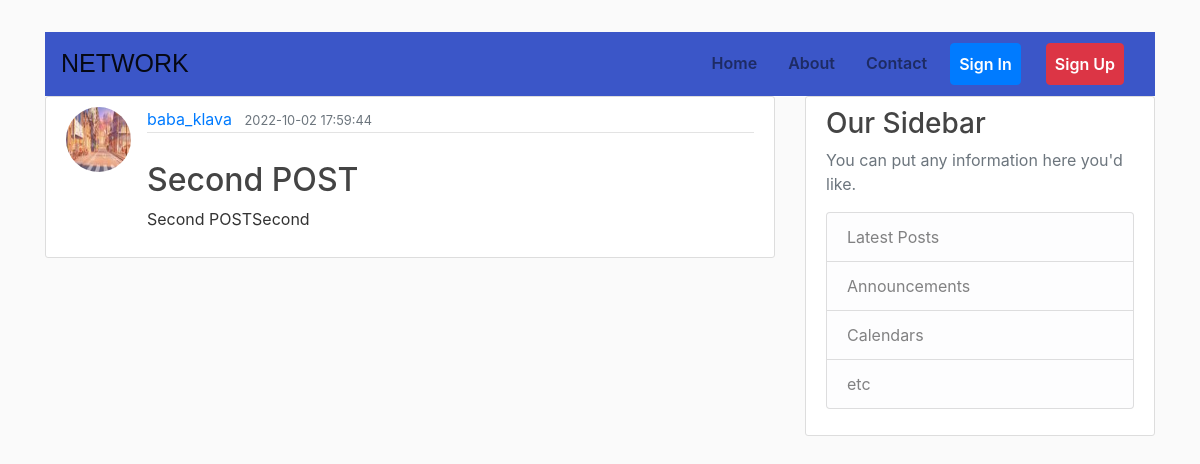
Screenshot of /post/2 with the database file from the repository.
### main/models.py (models this page shows, shortened)
class User(db.Model, UserMixin):
    id = db.Column(db.Integer, primary_key=True)
    username = db.Column(db.String(20), unique=True, nullable=False)
    email = db.Column(db.String(120), unique=True, nullable=False)
    image_file = db.Column(db.String(20),
                           nullable=False,
                           default='default.jpg')
    password = db.Column(db.String(60), nullable=False)
    posts = db.relationship('Post', backref='author', lazy=True)

class Post(db.Model):
    id = db.Column(db.Integer, primary_key=True)
    title = db.Column(db.String(100), nullable=False)
    data_posted = db.Column(db.DateTime,
                            nullable=False,
                            default=datetime.utcnow())
    content = db.Column(db.Text, nullable=False)
    post_picture = db.Column(db.String(20), nullable=True, default=None)
    user_id = db.Column(db.Integer, db.ForeignKey('user.id'), nullable=False)

### main/posts/routes.py (the view, shortened to what this page needs)
@posts.route("/post/<int:post_id>")
def post(post_id):
    post = Post.query.get_or_404(post_id)
    return render_template("post.html", title=post.title, post=post)

### main/templates/post.html (shortened to what this page needs)
{% extends "home.html"%}
{% block content %}
<article class="media content-section">
    <img class="rounded-circle article-img"
        src="{{ url_for('static', filename = 'profile_pics/' + post.author.image_file) }}">
    <div class="media-body">
        <div class="article-metadata">
            <a class="mr-2" href="{{ url_for('users.user_posts', username=post.author.username )}}">{{ post.author.username }}</a>
            <small class="text-muted">{{ post.data_posted.strftime('%Y-%m-%d %H:%M:%S') }}</small>
        </div>
        <h2><a class="article-title">{{ post.title }}</a></h2>
        <p class="article-content">{{ post.content }}</p>
    </div>
</article>
{% endblock content%}

### main/static/postcss/posts_style.css (style rules this page uses)
body { background: #fafafa; color: #333333; margin-top: 2rem; }
h1, h2, h3, h4, h5, h6 { color: #444444; }
.content-section { background: #ffffff; padding: 10px 20px; border: 1px solid #dddddd; border-radius: 3px; margin-bottom: 20px; }
.article-title { color: #444444; }
.article-content { white-space: pre-line; }
.article-img { height: 65px; width: 65px; margin-right: 16px; }
.article-metadata { padding-bottom: 1px; margin-bottom: 4px; border-bottom: 1px solid #e3e3e3 }

### rows the page displays
User: image_file (picture), author.username "baba_klava"
Post: data_posted "2022-10-02 17:59:44", title "Second POST", content "Second POSTSecond"
